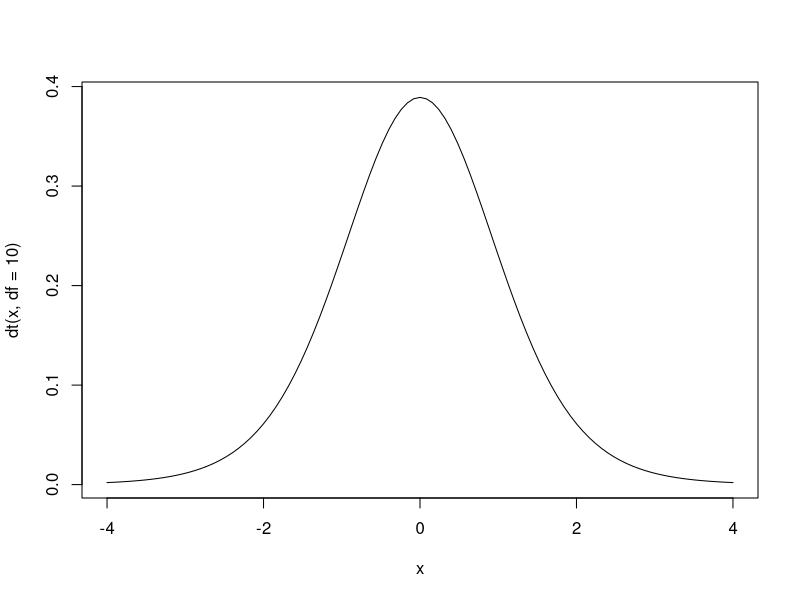
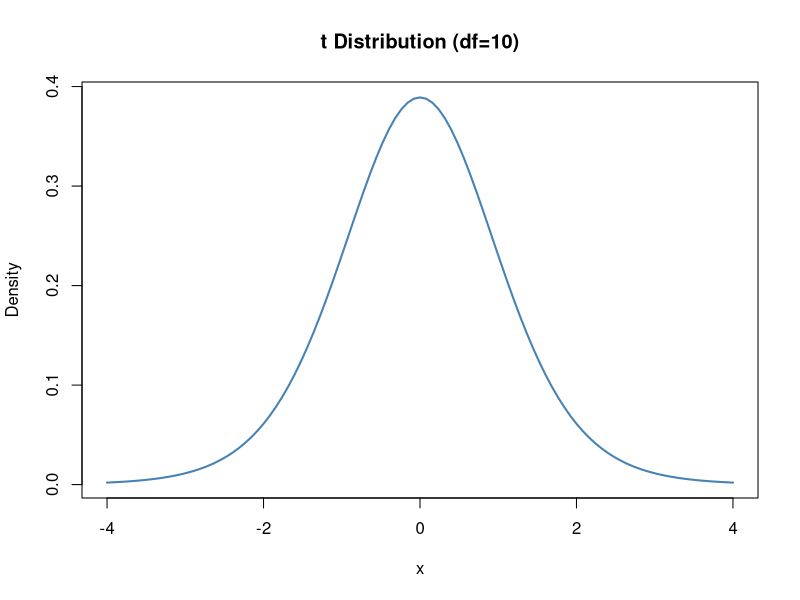
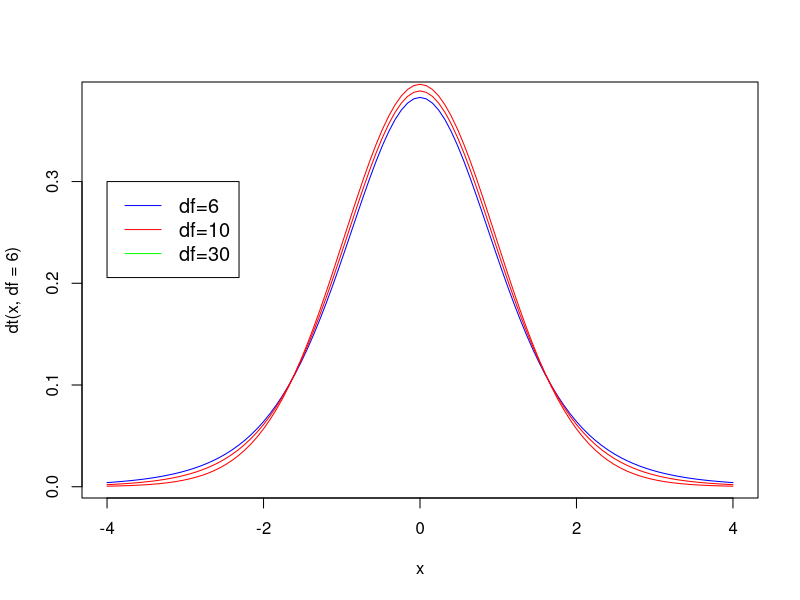

Source code (R) for these figures, in order:
# probability density function for a t distribution with 10
# degrees of freedom 
curve(dt(x, df=10), from=-4, to=4)

# modifying 
curve(dt(x, df=10), from=-4, to=4,
      main="t Distribution (df=10)", # add title
      ylab = "Density", #change y-axis label
      lwd=2, #increase line width to 2
      col="steelblue",) #change line color to steelblue

# adding more than one curve to graph to compare t distributions with different
# degress of freedom
curve(dt(x, df=6), from=-4, to = 4, col="blue")
curve(dt(x, df=10), from=-4, to =4, col="red", add = TRUE)
curve(dt(x, df=30), from=-4, to = 4, col="red", add = TRUE)

# add legend
legend(-4, .3, legend = c("df=6", "df=10", "df=30"),
       col=c("blue", "red", "green"), lty = 1, cex = 1.2)
